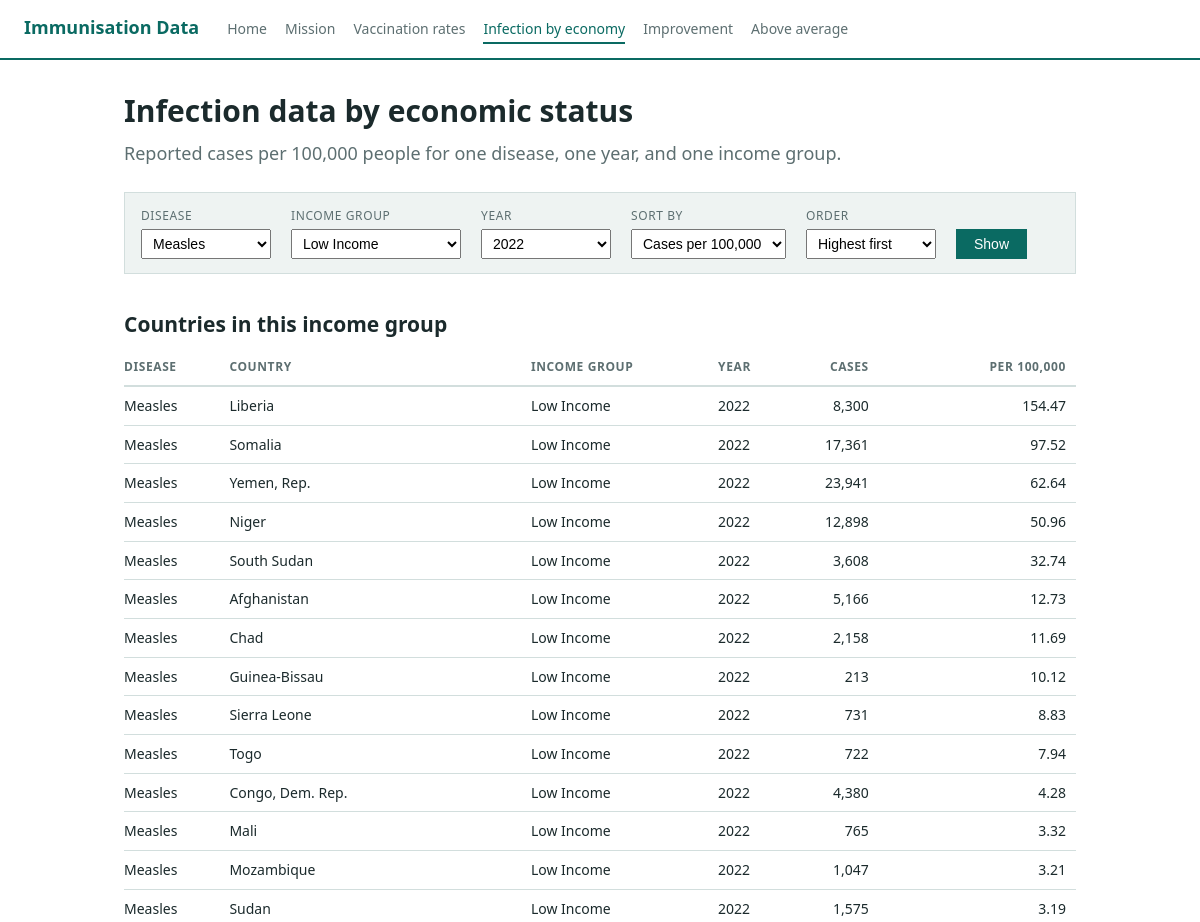
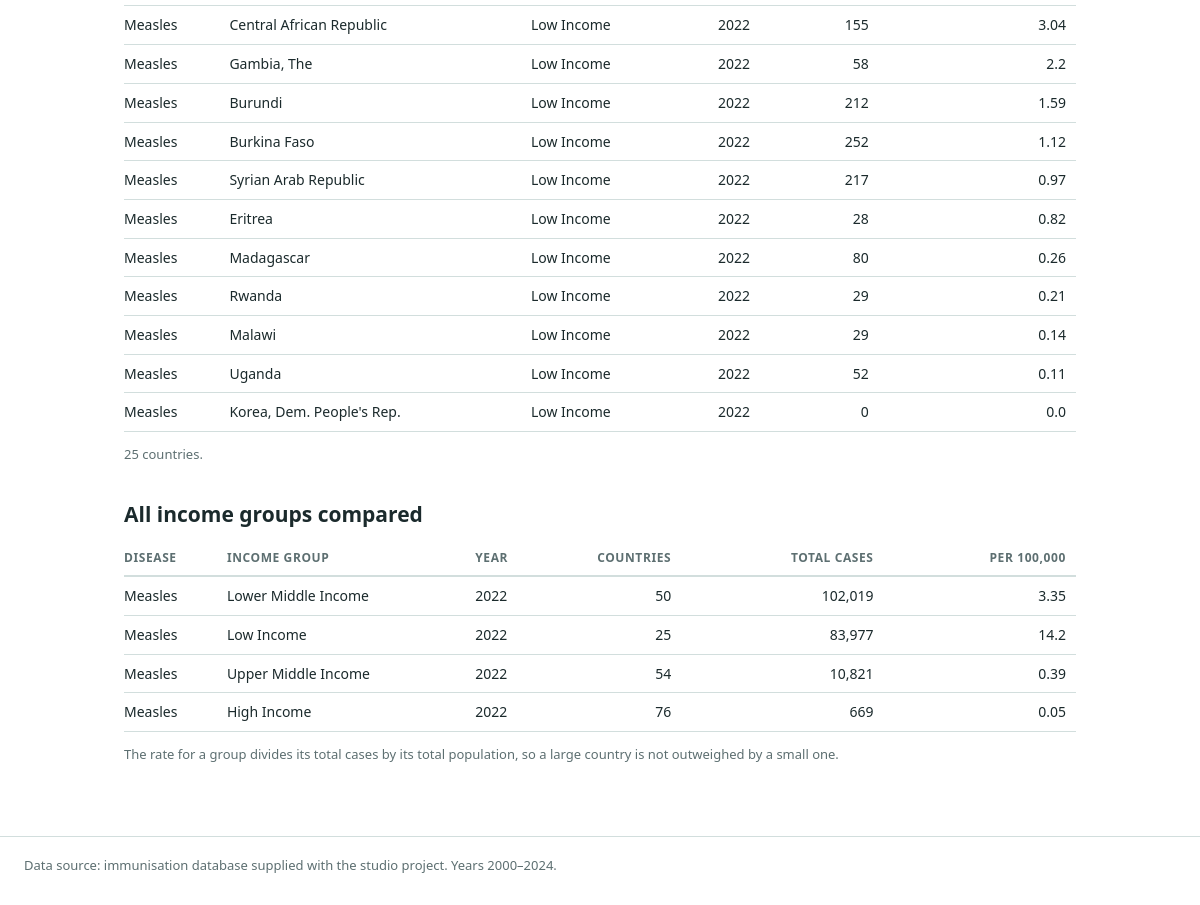
Page /infection-economy on the committed database (2 pictures, top to bottom).
### tables this page shows
CREATE TABLE Country (
    CountryID TEXT (3)  PRIMARY KEY
                        UNIQUE
                        NOT NULL,
    name      TEXT (50) UNIQUE
                        NOT NULL,
    region    TEXT (3)  REFERENCES Region (RegionID),
    economy   INTEGER   REFERENCES Economy (economyID) 
);

CREATE TABLE Infection_Type (id TEXT (3) PRIMARY KEY UNIQUE NOT NULL, description TEXT (10) NOT NULL);

CREATE TABLE Economy (
    economyID INTEGER   PRIMARY KEY
                        UNIQUE
                        NOT NULL,
    phase     TEXT (20) UNIQUE
                        NOT NULL
);

### routes/level2.py (the view)
@bp.route("/infection-economy")
def infection_economy():
    disease_rows = queries.diseases()
    economy_rows = queries.economies()
    year_list = queries.years()
    inf_type = choose(request.args.get("disease"),
                      [row["id"] for row in disease_rows], "MEA")
    year = choose_int(request.args.get("year"), year_list, 2022)
    economy = choose_int(request.args.get("economy"),
                         [row["economyID"] for row in economy_rows], 4)
    sort = choose(request.args.get("sort"), list(queries.INFECTION_SORT), "rate")
    direction = choose(request.args.get("dir"), ["asc", "desc"], "desc")
    return render_template(
        "level2_infection.html",
        diseases=disease_rows,
        economies=economy_rows,
        years=year_list,
        selected={"disease": inf_type, "year": year, "economy": economy,
                  "sort": sort, "dir": direction},
        rows=queries.infections_in_economy(inf_type, year, economy, sort, direction),
        totals=queries.infection_totals_by_economy(inf_type, year),
    )

### database/connection.py (called while the page is built)
def get_connection():
    conn = sqlite3.connect(DB_PATH)
    conn.row_factory = sqlite3.Row
    conn.execute("PRAGMA foreign_keys = ON")
    return conn

def run_query(sql, params=()):
    conn = get_connection()
    try:
        return conn.execute(sql, params).fetchall()
    finally:
        conn.close()

### database/queries.py (called while the page is built)
def diseases():
    return run_query("SELECT id, description FROM Infection_Type ORDER BY description")

def economies():
    return run_query("SELECT economyID, phase FROM Economy ORDER BY economyID")

def years():
    rows = run_query("SELECT YearID FROM YearDate ORDER BY YearID")
    return [row["YearID"] for row in rows]

def order_by(choice, allowed, default, direction):
    column = allowed.get(choice, allowed[default])
    return " ORDER BY {} {}".format(column, "ASC" if direction == "asc" else "DESC")

def infections_in_economy(inf_type, year, economy_id, sort="rate", direction="desc"):
    sql = """
        SELECT t.description AS disease,
               c.name        AS country,
               e.phase       AS economic_phase,
               i.year,
               i.cases,
               ROUND(i.cases * 100000.0 / p.population, 2) AS cases_per_100k
        FROM InfectionData i
        JOIN Country           c ON c.CountryID = i.country
        JOIN Economy           e ON e.economyID = c.economy
        JOIN Infection_Type    t ON t.id        = i.inf_type
        JOIN CountryPopulation p ON p.country   = i.country AND p.year = i.year
        WHERE i.inf_type = ?
          AND i.year = ?
          AND e.economyID = ?
          AND p.population > 0
    """ + order_by(sort, INFECTION_SORT, "rate", direction)
    return run_query(sql, (inf_type, year, economy_id))

def infection_totals_by_economy(inf_type, year):
    return run_query("""
        SELECT t.description AS disease,
               e.phase,
               i.year,
               CAST(SUM(i.cases) AS INTEGER) AS total_cases,
               COUNT(DISTINCT i.country) AS countries,
               ROUND(SUM(i.cases) * 100000.0 / SUM(p.population), 2) AS cases_per_100k
        FROM InfectionData i
        JOIN Country           c ON c.CountryID = i.country
        JOIN Economy           e ON e.economyID = c.economy
        JOIN Infection_Type    t ON t.id        = i.inf_type
        JOIN CountryPopulation p ON p.country   = i.country AND p.year = i.year
        WHERE i.inf_type = ? AND i.year = ?
        GROUP BY e.economyID
        ORDER BY total_cases DESC
    """, (inf_type, year))

### templates/level2_infection.html (shortened to what this page needs)
{% extends "base.html" %}
{% block content %}
<h1>Infection data by economic status</h1>
<p class="lead">Reported cases per 100,000 people for one disease, one year, and
one income group.</p>
<form class="filters" method="get">
  <div>
    <label for="disease">Disease</label>
    <select name="disease" id="disease">
      {% for d in diseases %}
      <option value="{{ d.id }}" {{ 'selected' if d.id == selected.disease }}>{{ d.description }}</option>
      {% endfor %}
    </select>
  </div>
  <div>
    <label for="economy">Income group</label>
    <select name="economy" id="economy">
      {% for e in economies %}
      <option value="{{ e.economyID }}" {{ 'selected' if e.economyID == selected.economy }}>{{ e.phase }}</option>
      {% endfor %}
    </select>
  </div>
  <div>
    <label for="year">Year</label>
    <select name="year" id="year">
      {% for y in years %}
      <option value="{{ y }}" {{ 'selected' if y == selected.year }}>{{ y }}</option>
      {% endfor %}
    </select>
  </div>
  <div>
    <label for="sort">Sort by</label>
    <select name="sort" id="sort">
      <option value="rate" {{ 'selected' if selected.sort == 'rate' }}>Cases per 100,000</option>
    </select>
  </div>
  <div>
    <label for="dir">Order</label>
    <select name="dir" id="dir">
      <option value="desc" {{ 'selected' if selected.dir == 'desc' }}>Highest first</option>
    </select>
  </div>
  <button type="submit">Show</button>
</form>
<h2>Countries in this income group</h2>
{% if rows %}
<div class="table-wrap">
  <table>
    <thead>
      <tr>
        <th>Disease</th>
        <th>Country</th>
        <th>Income group</th>
        <th>Year</th>
        <th class="num">Cases</th>
        <th class="num">Per 100,000</th>
      </tr>
    </thead>
    <tbody>
      {% for row in rows %}
      <tr>
        <td>{{ row.disease }}</td>
        <td>{{ row.country }}</td>
        <td>{{ row.economic_phase }}</td>
        <td>{{ row.year }}</td>
        <td class="num">{{ "{:,.0f}".format(row.cases) }}</td>
        <td class="num">{{ row.cases_per_100k }}</td>
      </tr>
      {% endfor %}
    </tbody>
  </table>
</div>
<p class="note">{{ rows|length }} countries.</p>
{% else %}
  {% with hint = "Try another year or a different income group." %}{% include "partials/_empty.html" %}{% endwith %}
{% endif %}
<h2>All income groups compared</h2>
<div class="table-wrap">
  <table>
    <thead>
      <tr><th>Disease</th><th>Income group</th><th>Year</th><th class="num">Countries</th><th class="num">Total cases</th><th class="num">Per 100,000</th></tr>
    </thead>
    <tbody>
      {% for row in totals %}
      <tr>
        <td>{{ row.disease }}</td>
        <td>{{ row.phase }}</td>
        <td>{{ row.year }}</td>
        <td class="num">{{ row.countries }}</td>
        <td class="num">{{ "{:,}".format(row.total_cases) }}</td>
        <td class="num">{{ row.cases_per_100k }}</td>
      </tr>
      {% endfor %}
    </tbody>
  </table>
</div>
<p class="note">The rate for a group divides its total cases by its total
population, so a large country is not outweighed by a small one.</p>
{% endblock %}

### templates/base.html (shortened to what this page needs)
<!DOCTYPE html>
<html lang="en">
<head>
  <link rel="stylesheet" href="{{ url_for('static', filename='css/style.css') }}">
</head>
<body>
<header class="site-header">
  <a class="brand" href="{{ url_for('level1.landing') }}">Immunisation Data</a>
  <nav>
    <a href="{{ url_for('level1.landing') }}"
       class="{{ 'current' if request.endpoint == 'level1.landing' }}">Home</a>
    <a href="{{ url_for('level1.mission') }}"
       class="{{ 'current' if request.endpoint == 'level1.mission' }}">Mission</a>
    <a href="{{ url_for('level2.vaccination_rates') }}"
       class="{{ 'current' if request.endpoint == 'level2.vaccination_rates' }}">Vaccination rates</a>
    <a href="{{ url_for('level2.infection_economy') }}"
       class="{{ 'current' if request.endpoint == 'level2.infection_economy' }}">Infection by economy</a>
    <a href="{{ url_for('level3.improvement') }}"
       class="{{ 'current' if request.endpoint == 'level3.improvement' }}">Improvement</a>
    <a href="{{ url_for('level3.above_average') }}"
       class="{{ 'current' if request.endpoint == 'level3.above_average' }}">Above average</a>
  </nav>
</header>
<main>
  {% block content %}{% endblock %}
</main>
<footer>
  <p>Data source: immunisation database supplied with the studio project. Years 2000&ndash;2024.</p>
</footer>
</body>
</html>

### static/css/style.css (style rules this page uses)
:root { --ink: #1b2a2c; --muted: #5d6f71; --line: #d2dedd; --accent: #0a6a62; --wash: #eef3f2; }
* { box-sizing: border-box; }
body { margin: 0; font-family: "Segoe UI", Arial, sans-serif; font-size: 16px; line-height: 1.55; color: var(--ink); background: #fff; }
.site-header { border-bottom: 2px solid var(--accent); padding: 14px 24px; display: flex; flex-wrap: wrap; gap: 8px 28px; align-items: baseline; }
.brand { font-weight: 700; font-size: 18px; color: var(--accent); text-decoration: none; }
.site-header nav { display: flex; flex-wrap: wrap; gap: 18px; }
.site-header nav a { color: var(--muted); text-decoration: none; font-size: 14px; padding-bottom: 2px; }
.site-header nav a.current { color: var(--accent); border-bottom: 2px solid var(--accent); }
main { max-width: 1000px; margin: 0 auto; padding: 28px 24px 60px; }
h1 { font-size: 30px; margin: 0 0 6px; }
h2 { font-size: 21px; margin: 34px 0 10px; }
p { margin: 0 0 12px; }
.lead { color: var(--muted); font-size: 18px; margin-bottom: 24px; }
form.filters { background: var(--wash); border: 1px solid var(--line); padding: 14px 16px; display: flex; flex-wrap: wrap; gap: 14px 20px; align-items: flex-end; margin-bottom: 22px; }
form.filters label { display: block; font-size: 12px; text-transform: uppercase; letter-spacing: .05em; color: var(--muted); margin-bottom: 3px; }
form.filters select { padding: 5px 7px; font-size: 14px; min-width: 130px; }
button { background: var(--accent); color: #fff; border: 0; padding: 7px 18px; font-size: 14px; cursor: pointer; }
.table-wrap { overflow-x: auto; }
table { border-collapse: collapse; width: 100%; font-size: 14px; margin-bottom: 8px; }
th { text-align: left; font-size: 12px; text-transform: uppercase; letter-spacing: .05em; color: var(--muted); border-bottom: 2px solid var(--line); padding: 8px 10px 8px 0; }
td { border-bottom: 1px solid var(--line); padding: 8px 10px 8px 0; }
th.num { text-align: right; }
td.num { text-align: right; font-variant-numeric: tabular-nums; }
.num + th, .num + td { padding-left: 32px; }
.note { font-size: 13px; color: var(--muted); margin-top: 4px; }
footer { border-top: 1px solid var(--line); padding: 18px 24px; color: var(--muted); font-size: 13px; }

### rows in the picture
Country: disease "Measles", country "Liberia", economic_phase "Low Income", year "2022", cases "8,300", cases_per_100k "154.47"
Country: disease "Measles", country "Somalia", economic_phase "Low Income", year "2022", cases "17,361", cases_per_100k "97.52"
Country: disease "Measles", country "Yemen, Rep.", economic_phase "Low Income", year "2022", cases "23,941", cases_per_100k "62.64"
Country: disease "Measles", country "Niger", economic_phase "Low Income", year "2022", cases "12,898", cases_per_100k "50.96"
Country: disease "Measles", country "South Sudan", economic_phase "Low Income", year "2022", cases "3,608", cases_per_100k "32.74"
Country: disease "Measles", country "Afghanistan", economic_phase "Low Income", year "2022", cases "5,166", cases_per_100k "12.73"
Country: disease "Measles", country "Chad", economic_phase "Low Income", year "2022", cases "2,158", cases_per_100k "11.69"
Country: disease "Measles", country "Guinea-Bissau", economic_phase "Low Income", year "2022", cases "213", cases_per_100k "10.12"
Country: disease "Measles", country "Sierra Leone", economic_phase "Low Income", year "2022", cases "731", cases_per_100k "8.83"
Country: disease "Measles", country "Togo", economic_phase "Low Income", year "2022", cases "722", cases_per_100k "7.94"
Country: disease "Measles", country "Congo, Dem. Rep.", economic_phase "Low Income", year "2022", cases "4,380", cases_per_100k "4.28"
Country: disease "Measles", country "Mali", economic_phase "Low Income", year "2022", cases "765", cases_per_100k "3.32"
Country: disease "Measles", country "Mozambique", economic_phase "Low Income", year "2022", cases "1,047", cases_per_100k "3.21"
Country: disease "Measles", country "Sudan", economic_phase "Low Income", year "2022", cases "1,575", cases_per_100k "3.19"
Country: disease "Measles", country "Central African Republic", economic_phase "Low Income", year "2022", cases "155", cases_per_100k "3.04"
Country: disease "Measles", country "Gambia, The", economic_phase "Low Income", year "2022", cases "58", cases_per_100k "2.2"
Country: disease "Measles", country "Burundi", economic_phase "Low Income", year "2022", cases "212", cases_per_100k "1.59"
Country: disease "Measles", country "Burkina Faso", economic_phase "Low Income", year "2022", cases "252", cases_per_100k "1.12"
Country: disease "Measles", country "Syrian Arab Republic", economic_phase "Low Income", year "2022", cases "217", cases_per_100k "0.97"
Country: disease "Measles", country "Eritrea", economic_phase "Low Income", year "2022", cases "28", cases_per_100k "0.82"
Country: disease "Measles", country "Madagascar", economic_phase "Low Income", year "2022", cases "80", cases_per_100k "0.26"
Country: disease "Measles", country "Rwanda", economic_phase "Low Income", year "2022", cases "29", cases_per_100k "0.21"
Country: disease "Measles", country "Malawi", economic_phase "Low Income", year "2022", cases "29", cases_per_100k "0.14"
Country: disease "Measles", country "Uganda", economic_phase "Low Income", year "2022", cases "52", cases_per_100k "0.11"
Country: disease "Measles", country "Korea, Dem. People's Rep.", economic_phase "Low Income", year "2022", cases "0", cases_per_100k "0.0"
Economy: disease "Measles", phase "Lower Middle Income", year "2022", countries "50", total_cases "102,019", cases_per_100k "3.35"
Economy: disease "Measles", phase "Low Income", year "2022", countries "25", total_cases "83,977", cases_per_100k "14.2"
Economy: disease "Measles", phase "Upper Middle Income", year "2022", countries "54", total_cases "10,821", cases_per_100k "0.39"
Economy: disease "Measles", phase "High Income", year "2022", countries "76", total_cases "669", cases_per_100k "0.05"

### other values in the picture
{{ rows|length }} "25"
form field disease "Measles"
form field economy "Low Income"
form field year "2022"
